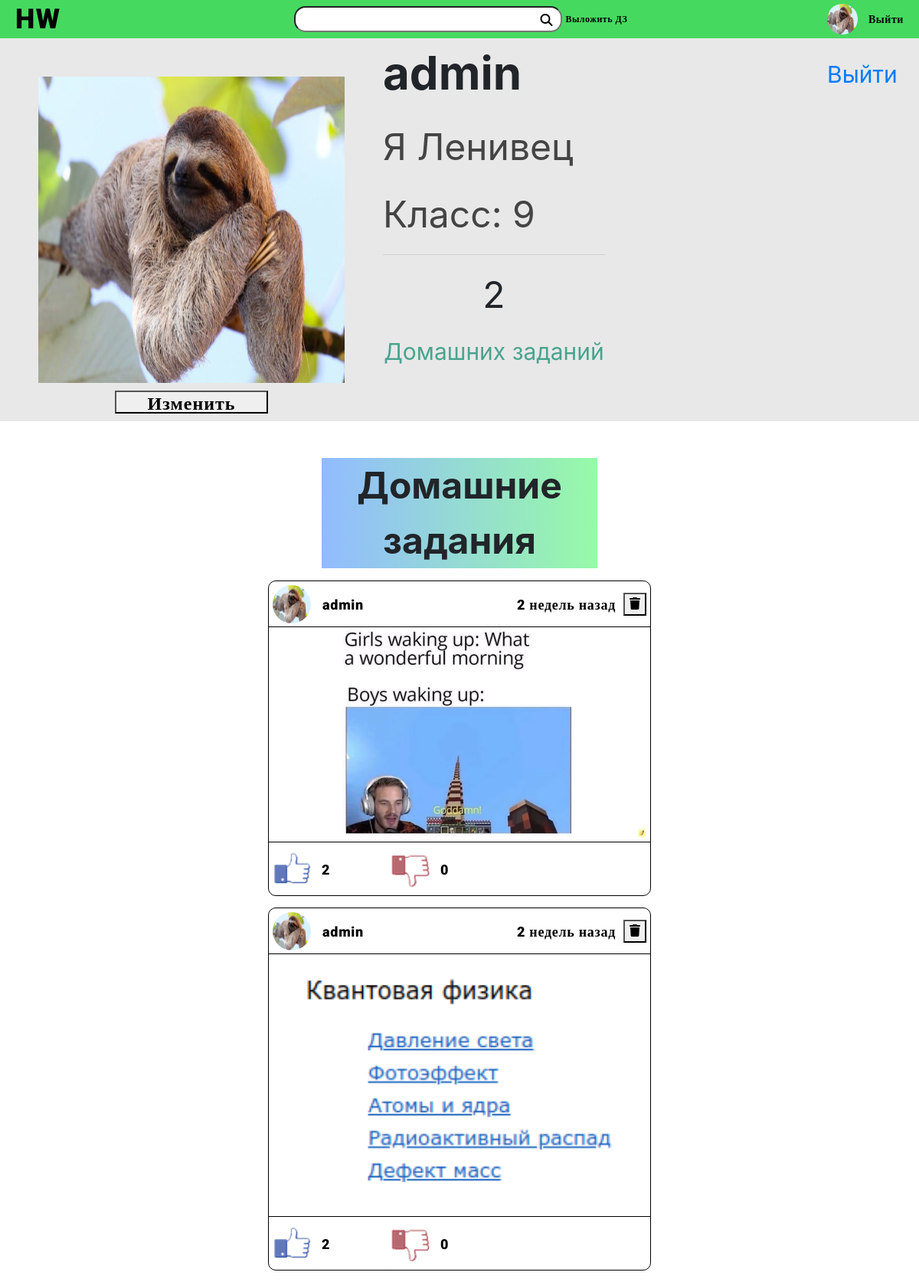
The app's page /id3 (signed in) with its own data.
### users/models.py (models this page shows, shortened)
class UserProfile(models.Model):
	user = models.OneToOneField(User, related_name='profile', on_delete=models.CASCADE)
	name = models.CharField(max_length=15, blank=True, validators=[validate_input])
	surname = models.CharField(max_length=15, blank=True, validators=[validate_input])
	grade = models.IntegerField(choices=create_grades(), default=1)
	photo = models.ImageField(upload_to=upload_location, default='users/default.jpg')

class User(AbstractBaseUser):
	username = models.CharField(max_length=20, unique=True, validators=[validate_input])
	admin = models.BooleanField(default=False)
	staff = models.BooleanField(default=False)
	USERNAME_FIELD = 'username'
	REQUIRED_FIELDS = []
	objects = UserManager()

### homeworks/models.py (models this page shows, shortened)
class Homework(models.Model):
	publisher = models.ForeignKey(User, related_name='homeworks', on_delete=models.CASCADE, null=True)
	publisher_profile = models.ForeignKey(UserProfile, on_delete=models.CASCADE, null=True)
	grade = models.ForeignKey(Grade, related_name='homeworks', on_delete=models.CASCADE)
	subject = models.ForeignKey(Subject, related_name='homeworks', on_delete=models.CASCADE)
	book = models.ForeignKey(Book, related_name='homeworks', on_delete=models.CASCADE)
	number = models.CharField(max_length=15)
	publication_date = models.DateTimeField(auto_now_add=True)
	likes = models.ManyToManyField(User, related_name='likes', blank=True)
	dislikes = models.ManyToManyField(User, related_name='dislikes', blank=True)
	@property
	def uploaded(self):
		return time_to_string(self.publication_date)
	objects = HomeworkManager()

class HomeworkImage(models.Model):
	homework = models.ForeignKey(Homework, related_name='images', on_delete=models.CASCADE)
	image = models.ImageField(upload_to=upload_location, validators=[validate_image], null=True, blank=True)
	index = models.IntegerField(default=0)

### users/views.py (the view)
# urls.py: path('id<int:id_>', views.profile, name='profile'),
@login_required
def profile(request, id_):
	user = get_object_or_404(User, id=id_)
	profile = user.profile
	homeworks = Homework.objects.all().publisher(user)
	context = {'user':request.user, 'page_user':user, 'profile':profile, 'homeworks':homeworks}
	return render(request, 'users/profile.html', context)

### homeworks/models.py (called while the page is built)
	def publisher(self, user):
		return self.filter(
			publisher__exact = user)

	def get_queryset(self):
		return HomeworkQuerySet(self.model, using=self._db)

### homeworks/utils.py (called while the page is built)
def time_to_string(date):
	timezone = pytz.timezone(settings.TIME_ZONE)
	upload = date.astimezone(timezone)
	now = timezone.localize(datetime.datetime.now())
	d = now - upload
	year = datetime.timedelta(days=365)
	month = datetime.timedelta(days=30)
	week = datetime.timedelta(days=7)
	day = datetime.timedelta(days=1)
	hour = datetime.timedelta(hours=1)
	minute = datetime.timedelta(minutes=1)
	second = datetime.timedelta(seconds=1)
	s = ''
	if d // year:
		s = f'{d // year} год назад'
	elif d // month:
		s = f'{d // month} месяцев назад'
	elif d // week:
		s = f'{d // week} недель назад'
	elif d // day:
		s = f'{d // day} дней назад'
	elif d // hour:
		s = f'{d // hour} часов назад'
	elif d // minute:
		s = f'{d // minute} минут назад'
	elif d // second:
		s = f'{d // second} секунд назад'
	return s

### users/models.py (called while the page is built)
	def get_queryset(self):
		return UserQuerySet(self.model, using=self._db)

### users/templates/users/profile.html (shortened to what this page needs)
{% extends 'navbar.html' %}
{% load static %}
{% block link %}
	<link rel="stylesheet" href="{% static 'styles/style_profile.css' %}?version=8">
{% endblock %}
{% block content %}
	<div class="show_profile" id="info" style="display: grid">
		<div class="profile_image">
			<img class="profile_image_img" src="{{profile.photo.url}}" alt="Блять не загузилось!!!" height="400px" width="400px">
			{% if user.id == page_user.id %}
			<button class="profile_image_button usual" type="button" onclick="ChangeProfile()">Изменить</button>
			{% endif %}
		</div>
		<div class="profile_info">
			<p style="font-size: 60px; font-weight: bold;">{{page_user.username}}</p>
			<p style="font-size: 48px; color: #444444;">
				{% if profile.name and profile.surname %}
				{{profile.name}} {{profile.surname}}
				{% endif %}
			</p>
			<p style="font-size: 48px; color: #444444;">
				{% if profile.grade %}
				Класс: {{profile.grade}}
				{% else %}
				Класс: *не указан*
				{% endif %}
			</p>
			<div class="profile_info_hwcounter">
				<hr width="100%" style="bottom: 0">
				<p style="font-size: 48px; float:top" align="center">{{homeworks.count}}</p>
				<p style="font-size: 30px; float:top; color:#49a48e" align="center">Домашних заданий</p>
			</div>
		</div>
		{% if user.id == page_user.id %}
		<div class="profile_logout">
			<a href="/logout" class="profile_logout_logout">Выйти</a>
		</div>
		{% endif %}
	</div>
	<div class="profile_show_homework">
		<p align="center" style="font-size: 48px; background: rgb(1,0,255); background: linear-gradient(90deg, #92bbff 0%, #97faa7 100%); width: 30%; margin-right: auto; margin-left: auto; font-weight: bold;">Домашние задания</p>
		{% include 'hw.html' %}
	</div>
{% endblock %}

### templates/navbar.html (shortened to what this page needs)
<!DOCTYPE html>
<html lang="en">
<head>
	{% load static %}
	<link rel="stylesheet" href="https://stackpath.bootstrapcdn.com/bootstrap/4.3.1/css/bootstrap.min.css">
	<link href="{% static 'styles/style_nav.css' %}?version=16" rel="stylesheet">
	<link rel="stylesheet" type="text/css" href="{% static 'styles/style_upload.css' %}?version=2">
	{% block link %} {% endblock %}
</head>
<body>
	<div class="navbarr">
		<div class="navbar_grid">
			<div class="navbar_grid_logo">
				<a class="navbar_grid_logo_logo usual" href="/home">HW</a>
			</div>
			<div class="navbar_grid_HW" style="">
				<button type="submit" id="navbar_submit"><i class="fas fa-search"></i></button>
				<input type="text" class="navbar_FastSearch usual" id="navbar_search" style="padding-right: 30px; padding-left: 15px;">
				<a href="#upload_frame" class="navbar_Upload usual" style="color: black!important; font-size: 12px; line-height: 14px;">Выложить ДЗ</a>
			</div>
			<div class="navbar_grid_Profile">
				<img src="{{profile.photo.url}}" width="40px" height="40px" style="border-radius: 20px; margin-top: 5px; right: 80px; position: absolute">
				<a href="/logout"><p class="usual logout" style= "margin-top: 11px; right: 20px; position: absolute; font-size: 14px">Выйти</p></a>
			</div>
		</div>
	</div>
	{% block content %}
	{% endblock %}
</body>
</html>

### homeworks/templates/hw.html (shortened to what this page needs)
{% load static %}
{% for homework in homeworks %}
    <div class = "Homework_show">
        <div class="Homework_profile">
            <img src="{{homework.publisher_profile.photo.url}}" height="50px" width="50px" style="float: left;border-radius: 25px;position: absolute;left: 5px;margin: 5px 0px">
            <p style="float: left; margin-left: 10px; margin: 19.5px 0px; left: 70px; position: absolute; font-size: 18px; line-height: 21px; color: black" class="usual" >{{homework.publisher.username}}</p>
            <p class="usual" style="right: 45px; float: right; margin: 19.5px 0px; position: absolute; font-size: 18px; line-height: 21px; color: black">{{homework.uploaded}}</p>
            {% if homework.publisher.id == request.user.id or request.user.is_staff %}
            <button onclick="AskConfirmation(this)" id="HW_delete" data-hwid="{{homework.id}}" style="right: 5px; position: absolute; margin-top: 15px"><i class="fas fa-trash"></i></button>
            {% endif %}
        </div>
        <div class="Homework_img">
            <p align="center" style="margin: 0px!important;">
                {% for image in homework.images.all %}
                <img src="{{image.image.url}}" width="100%" style="text-align: center">
                {% endfor %}
            </p>
        </div>
        <div class="Homework_buttons" id="hw_buttons{{homework.id}}" data-hwid="{{homework.id}}">
            <div class="Homework_like">
                <button id="like_button" onclick="likeHW(this)" type="button" data-hwid="{{homework.id}}" style="border: 0; background: transparent; width: 54px; padding: 0px">
                    <img src="{% static 'images/like_btn.png' %}" class="like_img" height="60px" style="float: left; margin-left: ">
                </button>
                <p class="Homework_like_count usual" id="like_count{{homework.id}}" style="margin-left: 15px; font-size: 18px; line-height: 21px; color: black">{{ homework.likes.count }}</p>
            </div>
            <div class="Homework_dislike">
                <button id="dislike_button" onclick="dislikeHW(this)" type="button" data-hwid="{{homework.id}}" style="border: 0; background: transparent; width: 54px; padding: 0px">
                    <img src="{% static 'images/dislike_btn.png' %}" class="dislike_img" height="60px" style="float: left;">
                </button>
                <p class="Homework_dislike_count usual" id="dislike_count{{homework.id}}" style="margin-left: 15px; font-size: 18px; line-height: 21px; color: black">{{homework.dislikes.count }}</p>
            </div>
        </div>
    </div>
{% empty %}
    {% if not page_user %}
    <div>
        {% include 'emptyhw.html' %}
    </div>
    {% endif %}
{% endfor %}

### static/styles/style_nav.css (style rules this page uses)
.navbarr { height: 50px; position: sticky; top: 0px; z-index: 100000; background: #46D960; padding: 0px!important; }
.navbar_grid { height: 50px; width: 100%; display: grid; grid-template-columns: 1fr calc(350px + 83px + 50px) 1fr; position: absolute; }
.navbar_FastSearch { border-radius: 15px; color: black!important; margin-left: 25px; width: 350px; height: 34px; margin-top: 8px; }
.navbar_Upload { margin-top: 18px; position: absolute; margin-left: 5px; }
.navbar_grid_logo_logo { position: absolute; font-size: 36px!important; line-height: 42px!important; margin-top: 4px; margin-left: 20px; color: black!important; }
.usual { font-family: Roboto; font-style: normal; font-weight: 900; font-size: 24px; line-height: 28px; text-align: center; letter-spacing: 0.04em; color: #FFFFFF; }
#navbar_submit { border: 0; background: none; position: absolute; width: 20px; height: 20px; margin: 0px; padding: 0px; margin-top: 14px; margin-left: 345px; }
.logout { color: black!important; }

### static/styles/style_profile.css (style rules this page uses)
.show_profile { display: grid; grid-template-columns: 500px 1fr 120px; width: 100%; height: 500px; background-color: #e8e8e8; margin-bottom: 3em; }
.profile_image { align-items: center; justify-content: center; }
.profile_info_hwcounter { top: 50%; height: 50%; width: 50%; }
.profile_show_homework { height: 100%; }
.profile_image_img { margin-top: 50px; margin-left: 50px; margin-right: 50px; }
.profile_logout_logout { position: absolute; margin-top: 25px; font-size: 30px; text-decoration: none!important; }
.profile_image_button { width: 200px; height: 30px; color: black!important; margin-top: 10px; margin-left: 150px; }
body { min-width: 1000px; }
.Homework_show { position: relative; left: calc((100% - 500px) / 2); width: 500px; margin-bottom: 15px; font-family: sans-serif; border-radius: 10px; border: 1px solid #000000; box-sizing: border-box; }
.Homework_profile { height: 60px; border-bottom: 1px solid #000000; }
.Homework_buttons { height: 70px; border-top: 1px solid #000000; padding: 0px; font-size: 20px; align-items: center; }
.Homework_buttons img { margin: 5px 0px; }
.Homework_buttons p { margin: 24.5px 0px; }
.Homework_dislike { float: left; display: flex; align-items: center; width: 155px; }
.Homework_like { float: left; display: flex; align-items: center; width: 155px; }
.Homework_img { align-items: center; margin:0px; }

### records on screen
UserProfile: photo (picture), name "Я", surname "Ленивец", grade "9"
User: username "admin"
Homework: publisher_profile.photo (picture), publisher.username "admin", uploaded "2 недель назад", likes.count "2", dislikes.count "0"
HomeworkImage: image (picture)
Homework: publisher_profile.photo (picture), publisher.username "admin", uploaded "2 недель назад", likes.count "2", dislikes.count "0"
HomeworkImage: image (picture)

### other values on screen
{{ homeworks.count }} "2"
